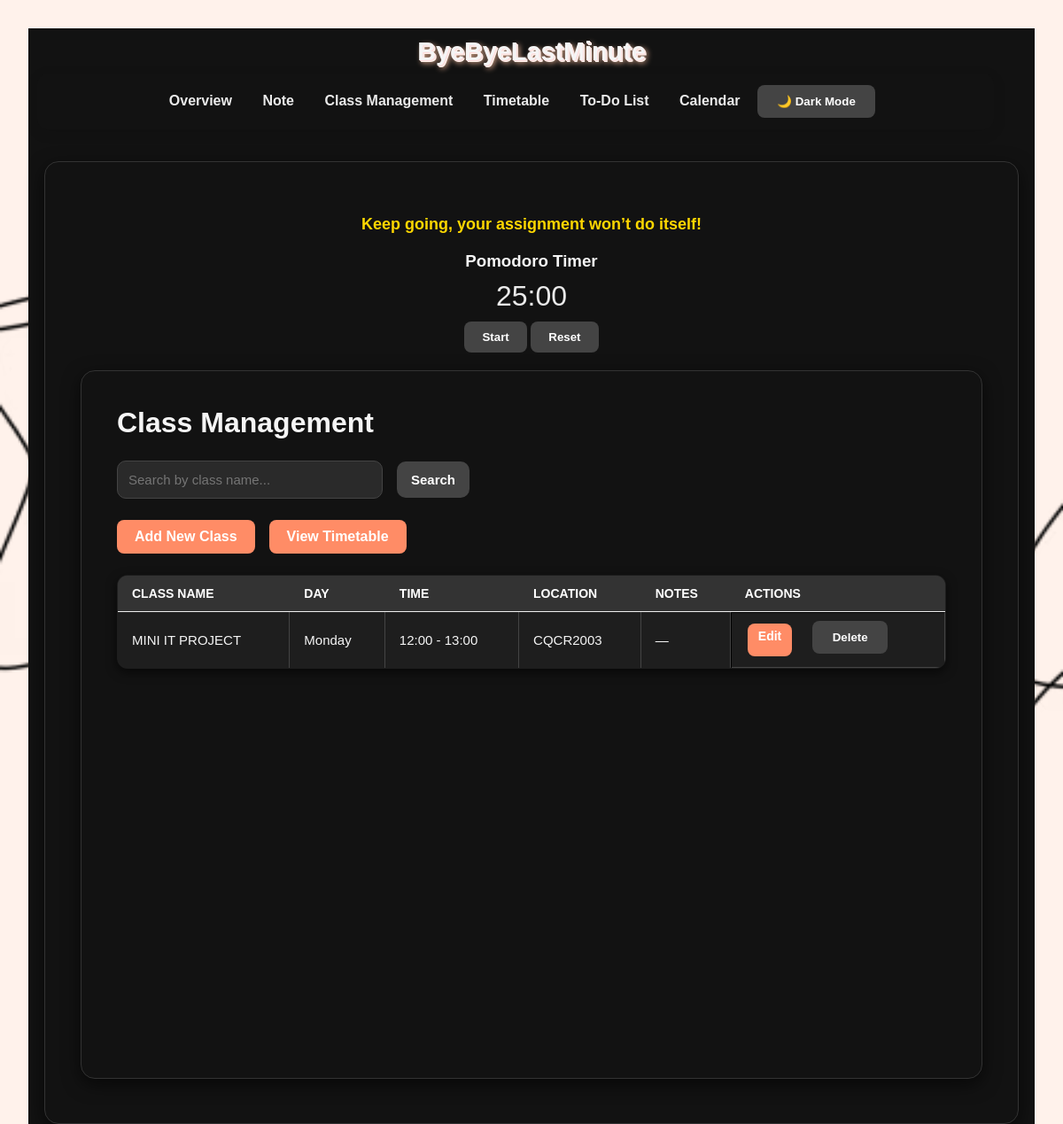
Before: /classes with the older database file.
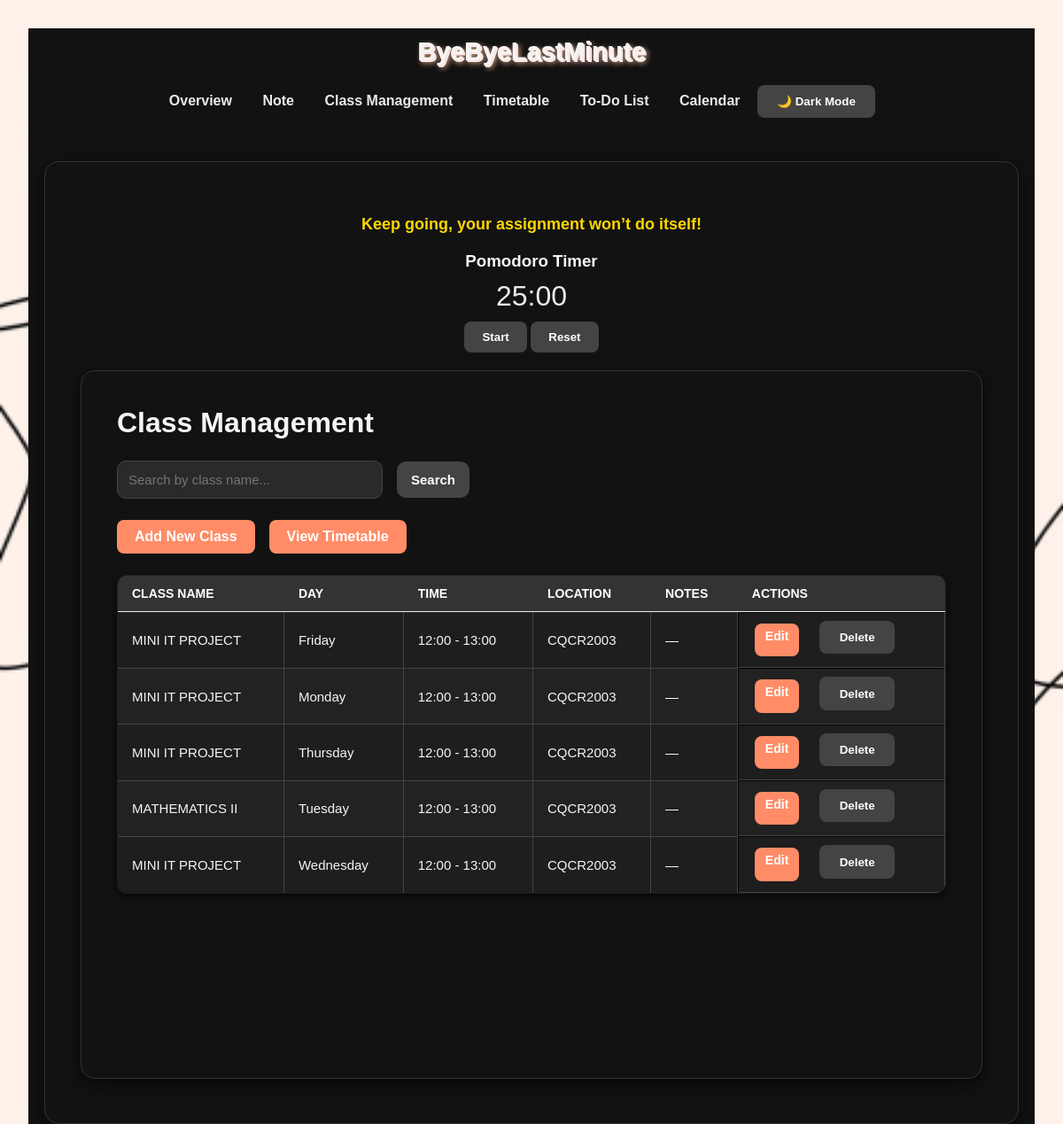
After: the same page with the newer database file.
### tables this page shows
CREATE TABLE classes (
                id INTEGER PRIMARY KEY AUTOINCREMENT,
                name TEXT NOT NULL,
                day TEXT NOT NULL,
                start_time TEXT NOT NULL,
                end_time TEXT NOT NULL,
                location TEXT NOT NULL,
                notes TEXT
            );

### app.py (the view)
@app.route("/classes", methods=["GET"])
def classes():
    search_query = request.args.get("q", "").strip()
    with get_db_connection() as conn:
        if search_query:
            classes = conn.execute(
                "SELECT * FROM classes WHERE name LIKE ? ORDER BY day, start_time",
                (f"%{search_query}%",)
            ).fetchall()
        else:
            classes = conn.execute("SELECT * FROM classes ORDER BY day, start_time").fetchall()
    return render_template("classes.html", classes=classes, search_query=search_query)

### app.py (called while the page is built)
def get_db_connection():
    conn = sqlite3.connect(DB_NAME, timeout=10)
    conn.row_factory = sqlite3.Row
    return conn

@app.context_processor
def inject_vapid_key():
    return dict(VAPID_PUBLIC_KEY=VAPID_PUBLIC_KEY)

### templates/classes.html (shortened to what this page needs)
{% extends "base.html" %}
{% block content %}
<main class="container">
  <h1>Class Management</h1>
  <form method="GET" class="search-form">
    <input type="text" name="q" placeholder="Search by class name..." value="{{ search_query or '' }}">
    <button type="submit">Search</button>
  </form>
  <div class="actions">
    <a href="{{ url_for('add_class') }}" class="button secondary">Add New Class</a>
    <a href="{{ url_for('timetable') }}" class="button secondary">View Timetable</a>
  </div>
  {% if classes %}
    <table border="1" cellpadding="8" cellspacing="0">
      <thead>
        <tr>
          <th>Class Name</th>
          <th>Day</th>
          <th>Time</th>
          <th>Location</th>
          <th>Notes</th>
          <th>Actions</th>
        </tr>
      </thead>
      <tbody>
        {% for class in classes %}
          <tr>
            <td>{{ class['name'] }}</td>
            <td>{{ class['day'] }}</td>
            <td>{{ class['start_time'] }} - {{ class['end_time'] }}</td>
            <td>{{ class['location'] }}</td>
            <td>{{ class['notes'] or '—' }}</td>
            <td class="action-buttons" style="position: relative;">
              <a href="{{ url_for('edit_class', class_id=class['id']) }}" class="button small" style="display:inline-block; vertical-align:middle;">Edit</a>
              <form method="POST" action="{{ url_for('delete_class', class_id=class['id']) }}"
                    onsubmit="return confirm('Are you sure you want to delete this class?');"
                    style="display:inline-block; position: relative; top:-3px; margin-left:5px;">
                <button type="submit" class="secondary small">Delete</button>
              </form>
            </td>
          </tr>
        {% endfor %}
      </tbody>
    </table>
  {% else %}
    <p class="empty-message">
      No classes found. <a href="{{ url_for('add_class') }}">Add your first class.</a>
    </p>
  {% endif %}
</main>
{% endblock %}

Changed rows visible on the page:
added classes: name "MINI IT PROJECT", day "Friday", start_time "12:00", end_time "13:00", location "CQCR2003", notes "—"
added classes: name "MINI IT PROJECT", day "Thursday", start_time "12:00", end_time "13:00", location "CQCR2003", notes "—"
added classes: name "MATHEMATICS II", day "Tuesday", start_time "12:00", end_time "13:00", location "CQCR2003", notes "—"
added classes: name "MINI IT PROJECT", day "Wednesday", start_time "12:00", end_time "13:00", location "CQCR2003", notes "—"
